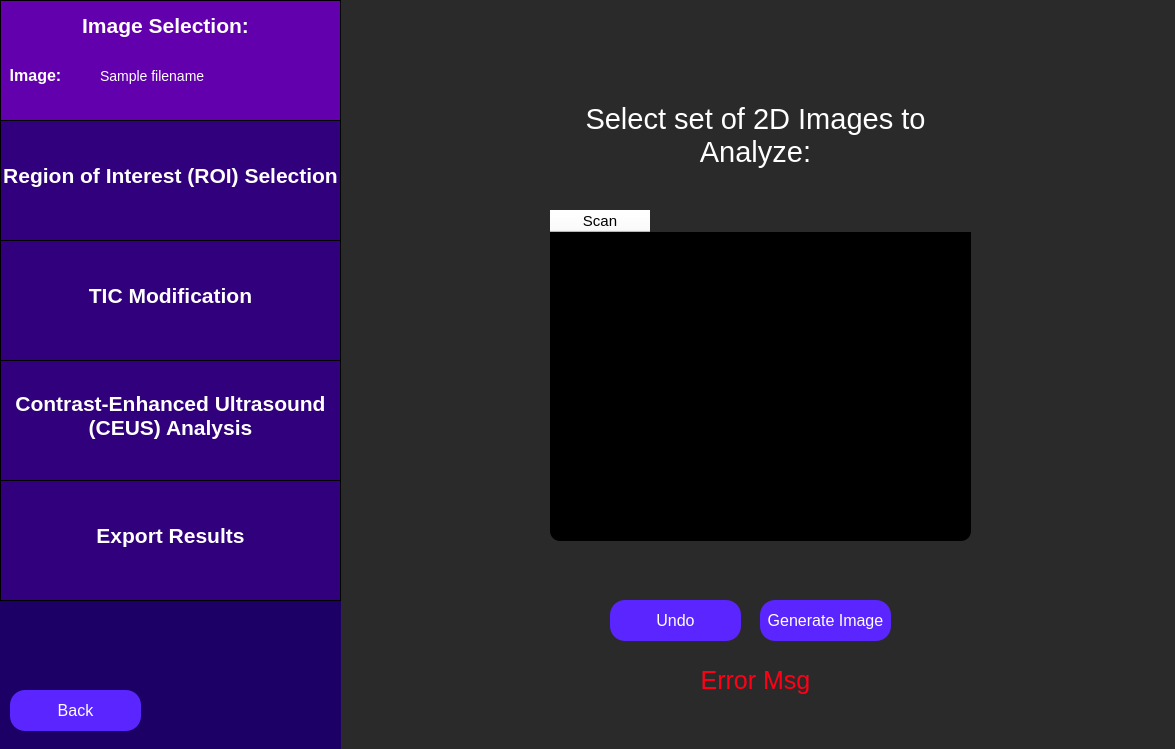
<?xml version="1.0" encoding="UTF-8"?>
<ui version="4.0">
 <class>selectImage</class>
 <widget class="QWidget" name="selectImage">
  <property name="geometry">
   <rect>
    <x>0</x>
    <y>0</y>
    <width>1175</width>
    <height>749</height>
   </rect>
  </property>
  <property name="windowTitle">
   <string>Select Ultrasound Image</string>
  </property>
  <property name="styleSheet">
   <string notr="true">QWidget {
	background: rgb(42, 42, 42);
}</string>
  </property>
  <widget class="QLabel" name="selectDataLabel">
   <property name="geometry">
    <rect>
     <x>540</x>
     <y>70</y>
     <width>431</width>
     <height>131</height>
    </rect>
   </property>
   <property name="styleSheet">
    <string notr="true">QLabel {
	font-size: 29px;
	color: rgb(255, 255, 255);
	background-color: rgba(255, 255, 255, 0);
}</string>
   </property>
   <property name="text">
    <string>Select set of 2D Images to Analyze:</string>
   </property>
   <property name="textFormat">
    <enum>Qt::AutoText</enum>
   </property>
   <property name="scaledContents">
    <bool>false</bool>
   </property>
   <property name="alignment">
    <set>Qt::AlignCenter</set>
   </property>
   <property name="wordWrap">
    <bool>true</bool>
   </property>
  </widget>
  <widget class="QPushButton" name="chooseSpreadsheetFileButton">
   <property name="geometry">
    <rect>
     <x>622</x>
     <y>380</y>
     <width>131</width>
     <height>41</height>
    </rect>
   </property>
   <property name="styleSheet">
    <string notr="true">QPushButton {
	color: white;
	font-size: 16px;
	background: rgb(90, 37, 255);
	border-radius: 15px;
}</string>
   </property>
   <property name="text">
    <string>Choose File</string>
   </property>
  </widget>
  <widget class="QLineEdit" name="spreadsheetPath">
   <property name="geometry">
    <rect>
     <x>650</x>
     <y>330</y>
     <width>201</width>
     <height>31</height>
    </rect>
   </property>
   <property name="styleSheet">
    <string notr="true">QLineEdit {
	background-color: rgb(249, 249, 249);
	color: black;
}</string>
   </property>
  </widget>
  <widget class="QPushButton" name="clearSpreadsheetFileButton">
   <property name="geometry">
    <rect>
     <x>760</x>
     <y>380</y>
     <width>131</width>
     <height>41</height>
    </rect>
   </property>
   <property name="styleSheet">
    <string notr="true">QPushButton {
	color: white;
	font-size: 16px;
	background: rgb(90, 37, 255);
	border-radius: 15px;
}</string>
   </property>
   <property name="text">
    <string>Clear Path</string>
   </property>
  </widget>
  <widget class="QPushButton" name="generateImageButton">
   <property name="geometry">
    <rect>
     <x>760</x>
     <y>600</y>
     <width>131</width>
     <height>41</height>
    </rect>
   </property>
   <property name="styleSheet">
    <string notr="true">QPushButton {
	color: white;
	font-size: 16px;
	background: rgb(90, 37, 255);
	border-radius: 15px;
}</string>
   </property>
   <property name="text">
    <string>Generate Image</string>
   </property>
  </widget>
  <widget class="QLabel" name="selectImageErrorMsg">
   <property name="geometry">
    <rect>
     <x>700</x>
     <y>660</y>
     <width>111</width>
     <height>41</height>
    </rect>
   </property>
   <property name="styleSheet">
    <string notr="true">QLabel {
	color: rgb(255, 0, 23);
	font-size: 25px;
	background-color: rgba(255, 255, 255, 0);
}</string>
   </property>
   <property name="text">
    <string>Error Msg</string>
   </property>
   <property name="alignment">
    <set>Qt::AlignCenter</set>
   </property>
  </widget>
  <widget class="QLabel" name="selectSpreadsheeetLabel">
   <property name="geometry">
    <rect>
     <x>610</x>
     <y>250</y>
     <width>271</width>
     <height>51</height>
    </rect>
   </property>
   <property name="styleSheet">
    <string notr="true">QLabel {
	font-size: 18px;
	color: rgb(255, 255, 255);
	background-color: rgba(255, 255, 255, 0);
}</string>
   </property>
   <property name="text">
    <string>Select Excel Spreadsheet: (.xlsx)</string>
   </property>
   <property name="alignment">
    <set>Qt::AlignCenter</set>
   </property>
   <property name="textInteractionFlags">
    <set>Qt::NoTextInteraction</set>
   </property>
  </widget>
  <widget class="QWidget" name="sidebar" native="true">
   <property name="geometry">
    <rect>
     <x>0</x>
     <y>0</y>
     <width>341</width>
     <height>751</height>
    </rect>
   </property>
   <property name="toolTip">
    <string>&lt;html&gt;&lt;head/&gt;&lt;body&gt;&lt;p&gt;&lt;br/&gt;&lt;/p&gt;&lt;/body&gt;&lt;/html&gt;</string>
   </property>
   <property name="styleSheet">
    <string notr="true">QWidget {
	background-color: rgb(28, 0, 101);
}</string>
   </property>
   <widget class="QFrame" name="imageSelectionSidebar">
    <property name="geometry">
     <rect>
      <x>0</x>
      <y>0</y>
      <width>341</width>
      <height>121</height>
     </rect>
    </property>
    <property name="styleSheet">
     <string notr="true">QFrame {
	background-color: rgb(99, 0, 174);
	border: 1px solid black;
}</string>
    </property>
    <property name="frameShape">
     <enum>QFrame::StyledPanel</enum>
    </property>
    <property name="frameShadow">
     <enum>QFrame::Raised</enum>
    </property>
    <widget class="QLabel" name="imageSelectionLabelSidebar">
     <property name="geometry">
      <rect>
       <x>70</x>
       <y>0</y>
       <width>191</width>
       <height>51</height>
      </rect>
     </property>
     <property name="styleSheet">
      <string notr="true">QLabel {
	font-size: 21px;
	color: rgb(255, 255, 255);
	background-color: rgba(255, 255, 255, 0);
	border: 0px;
	font-weight: bold;
}</string>
     </property>
     <property name="text">
      <string>Image Selection:</string>
     </property>
     <property name="alignment">
      <set>Qt::AlignCenter</set>
     </property>
    </widget>
    <widget class="QLabel" name="imageLabel">
     <property name="geometry">
      <rect>
       <x>-60</x>
       <y>50</y>
       <width>191</width>
       <height>51</height>
      </rect>
     </property>
     <property name="styleSheet">
      <string notr="true">QLabel {
	font-size: 16px;
	color: rgb(255, 255, 255);
	background-color: rgba(255, 255, 255, 0);
	border: 0px;
	font-weight: bold;
}</string>
     </property>
     <property name="text">
      <string>Image:</string>
     </property>
     <property name="alignment">
      <set>Qt::AlignCenter</set>
     </property>
    </widget>
    <widget class="QLabel" name="imageFilenameDisplay">
     <property name="geometry">
      <rect>
       <x>100</x>
       <y>50</y>
       <width>241</width>
       <height>51</height>
      </rect>
     </property>
     <property name="styleSheet">
      <string notr="true">QLabel {
	font-size: 14px;
	color: rgb(255, 255, 255);
	background-color: rgba(255, 255, 255, 0);
	border: 0px;
}</string>
     </property>
     <property name="text">
      <string>Sample filename </string>
     </property>
     <property name="alignment">
      <set>Qt::AlignLeading|Qt::AlignLeft|Qt::AlignVCenter</set>
     </property>
    </widget>
   </widget>
   <widget class="QFrame" name="roiSidebar">
    <property name="geometry">
     <rect>
      <x>0</x>
      <y>120</y>
      <width>341</width>
      <height>121</height>
     </rect>
    </property>
    <property name="styleSheet">
     <string notr="true">QFrame {
	background-color: rgb(49, 0, 124);
	border: 1px solid black;
}</string>
    </property>
    <property name="frameShape">
     <enum>QFrame::StyledPanel</enum>
    </property>
    <property name="frameShadow">
     <enum>QFrame::Raised</enum>
    </property>
    <widget class="QLabel" name="roiSidebarLabel">
     <property name="geometry">
      <rect>
       <x>0</x>
       <y>30</y>
       <width>341</width>
       <height>51</height>
      </rect>
     </property>
     <property name="styleSheet">
      <string notr="true">QLabel {
	font-size: 21px;
	color: rgb(255, 255, 255);
	background-color: rgba(255, 255, 255, 0);
	border: 0px;
	font-weight: bold;
}</string>
     </property>
     <property name="text">
      <string>Region of Interest (ROI) Selection</string>
     </property>
     <property name="alignment">
      <set>Qt::AlignCenter</set>
     </property>
    </widget>
   </widget>
   <widget class="QFrame" name="rfAnalysisSidebar">
    <property name="geometry">
     <rect>
      <x>0</x>
      <y>480</y>
      <width>341</width>
      <height>121</height>
     </rect>
    </property>
    <property name="styleSheet">
     <string notr="true">QFrame {
	background-color:  rgb(49, 0, 124);
	border: 1px solid black;
}</string>
    </property>
    <property name="frameShape">
     <enum>QFrame::StyledPanel</enum>
    </property>
    <property name="frameShadow">
     <enum>QFrame::Raised</enum>
    </property>
    <widget class="QLabel" name="rfAnalysisLabel">
     <property name="geometry">
      <rect>
       <x>0</x>
       <y>30</y>
       <width>341</width>
       <height>51</height>
      </rect>
     </property>
     <property name="styleSheet">
      <string notr="true">QLabel {
	font-size: 21px;
	color: rgb(255, 255, 255);
	background-color: rgba(255, 255, 255, 0);
	border: 0px;
	font-weight: bold;
}</string>
     </property>
     <property name="text">
      <string>Export Results</string>
     </property>
     <property name="alignment">
      <set>Qt::AlignCenter</set>
     </property>
    </widget>
   </widget>
   <widget class="QFrame" name="ticAnalysisSidebar">
    <property name="geometry">
     <rect>
      <x>0</x>
      <y>360</y>
      <width>341</width>
      <height>121</height>
     </rect>
    </property>
    <property name="styleSheet">
     <string notr="true">QFrame {
	background-color:  rgb(49, 0, 124);
	border: 1px solid black;
}</string>
    </property>
    <property name="frameShape">
     <enum>QFrame::StyledPanel</enum>
    </property>
    <property name="frameShadow">
     <enum>QFrame::Raised</enum>
    </property>
    <widget class="QLabel" name="ticAnalysisLabel">
     <property name="geometry">
      <rect>
       <x>0</x>
       <y>30</y>
       <width>341</width>
       <height>51</height>
      </rect>
     </property>
     <property name="styleSheet">
      <string notr="true">QLabel {
	font-size: 21px;
	color: rgb(255, 255, 255);
	background-color: rgba(255, 255, 255, 0);
	border: 0px;
	font-weight: bold;
}</string>
     </property>
     <property name="text">
      <string>Contrast-Enhanced Ultrasound
(CEUS) Analysis</string>
     </property>
     <property name="alignment">
      <set>Qt::AlignCenter</set>
     </property>
    </widget>
   </widget>
  </widget>
  <widget class="QFrame" name="analysisParamsSidebar">
   <property name="geometry">
    <rect>
     <x>0</x>
     <y>240</y>
     <width>341</width>
     <height>121</height>
    </rect>
   </property>
   <property name="styleSheet">
    <string notr="true">QFrame {
	background-color: rgb(49, 0, 124);
	border: 1px solid black;
}</string>
   </property>
   <property name="frameShape">
    <enum>QFrame::StyledPanel</enum>
   </property>
   <property name="frameShadow">
    <enum>QFrame::Raised</enum>
   </property>
   <widget class="QLabel" name="analysisParamsLabel">
    <property name="geometry">
     <rect>
      <x>0</x>
      <y>30</y>
      <width>341</width>
      <height>51</height>
     </rect>
    </property>
    <property name="styleSheet">
     <string notr="true">QLabel {
	font-size: 21px;
	color: rgb(255, 255, 255);
	background-color: rgba(255, 255, 255, 0);
	border: 0px;
	font-weight:bold;
}</string>
    </property>
    <property name="text">
     <string>TIC Modification</string>
    </property>
    <property name="alignment">
     <set>Qt::AlignCenter</set>
    </property>
   </widget>
  </widget>
  <widget class="QPushButton" name="backButton">
   <property name="geometry">
    <rect>
     <x>10</x>
     <y>690</y>
     <width>131</width>
     <height>41</height>
    </rect>
   </property>
   <property name="styleSheet">
    <string notr="true">QPushButton {
	color: white;
	font-size: 16px;
	background: rgb(90, 37, 255);
	border-radius: 15px;
}</string>
   </property>
   <property name="text">
    <string>Back</string>
   </property>
  </widget>
  <widget class="QPushButton" name="findImagesButton">
   <property name="geometry">
    <rect>
     <x>690</x>
     <y>500</y>
     <width>131</width>
     <height>41</height>
    </rect>
   </property>
   <property name="styleSheet">
    <string notr="true">QPushButton {
	color: white;
	font-size: 16px;
	background: rgb(90, 37, 255);
	border-radius: 15px;
}</string>
   </property>
   <property name="text">
    <string>Find Images</string>
   </property>
  </widget>
  <widget class="QPushButton" name="undoSpreadsheetButton">
   <property name="geometry">
    <rect>
     <x>610</x>
     <y>600</y>
     <width>131</width>
     <height>41</height>
    </rect>
   </property>
   <property name="styleSheet">
    <string notr="true">QPushButton {
	color: white;
	font-size: 16px;
	background: rgb(90, 37, 255);
	border-radius: 15px;
}</string>
   </property>
   <property name="text">
    <string>Undo</string>
   </property>
  </widget>
  <widget class="QTableWidget" name="imagesScrollArea">
   <property name="geometry">
    <rect>
     <x>550</x>
     <y>210</y>
     <width>421</width>
     <height>331</height>
    </rect>
   </property>
   <property name="styleSheet">
    <string notr="true"> QTableWidget {
        background-color: black; 
        border-radius: 10px;
}

QHeaderView::section{
	Background-color:white;
	font-size: 15px;
}

QTableWidget::item {
        color: black;                    
        background-color: grey;
    }

    QTableWidget::item:selected {
        background-color: blue;
        color: white;
    }</string>
   </property>
   <property name="rowCount">
    <number>0</number>
   </property>
   <property name="columnCount">
    <number>1</number>
   </property>
   <attribute name="horizontalHeaderCascadingSectionResizes">
    <bool>false</bool>
   </attribute>
   <column>
    <property name="text">
     <string>Scan</string>
    </property>
   </column>
  </widget>
 </widget>
 <resources/>
 <connections/>
</ui>
